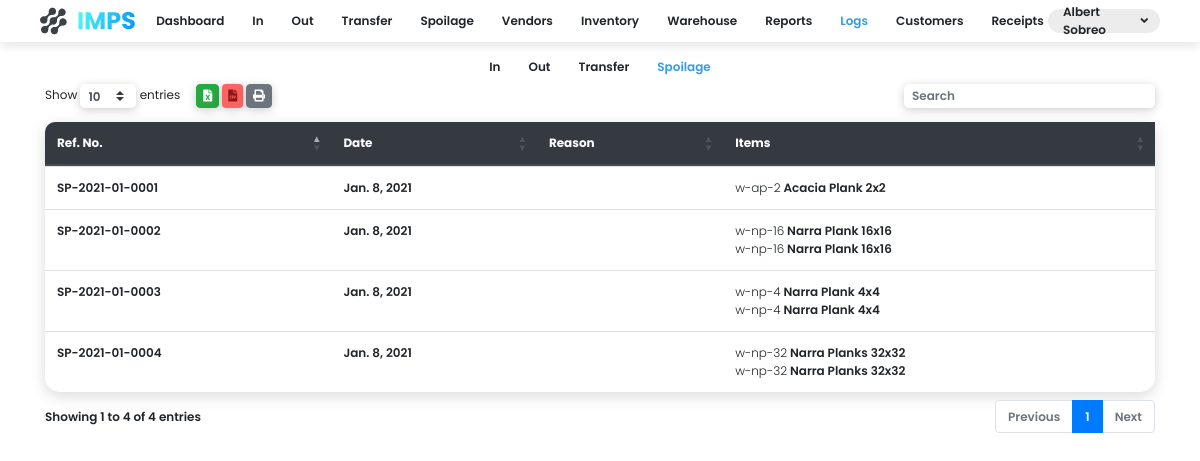
Before: /logs/spoilage/ (signed in) with the older database file.
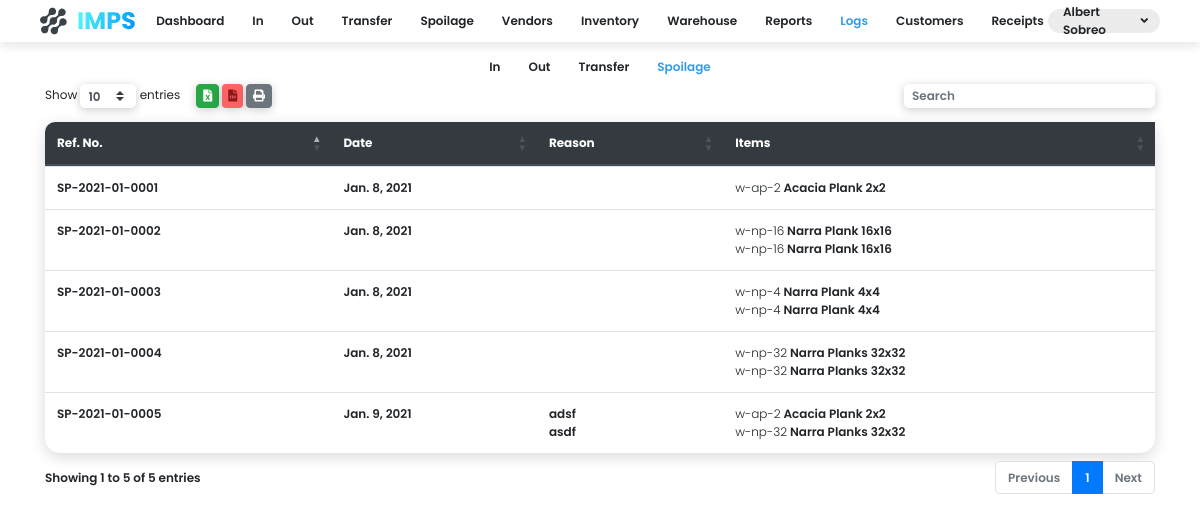
After: the same page with the newer database file.
### app/models.py (models this page shows, shortened)
class Spoilage(models.Model):
    ref_id = models.CharField(max_length=255)
    date = models.DateField()

class Spoilage_Item(models.Model):
    product = models.ForeignKey(Product, on_delete=models.CASCADE)
    spoilage = models.ForeignKey(Spoilage, on_delete=models.CASCADE)
    remaining = models.IntegerField()
    spoilage_quantity = models.IntegerField()
    reason = models.TextField()

class Product(models.Model):
    code = models.CharField(max_length=255)
    name = models.CharField(max_length=255)
    description = models.TextField(null=True, blank=True)
    quantity = models.IntegerField()
    turnover = models.DecimalField(max_digits=3, decimal_places=2, null=True, blank=True)
    warehouse = models.ForeignKey(Warehouse, on_delete=models.CASCADE, null=True, blank=True)

### app/views/logs.py (the view)
# urls.py: path('logs/spoilage/', views.spoilageLogsView),
def spoilageLogsView(request):
    if request.session.is_empty():
        return redirect('/login/')
    context = {
        'spoils': Spoilage.objects.all(),
        'me': User.objects.select_related().get(login__username=request.session.get('username')),
    }
    return render(request, 'logs_spoilage.html', context)

### templates/logs_spoilage.html (shortened to what this page needs)
<!DOCTYPE html>
<html lang="en">
<head>
    <link rel="stylesheet" href="https://cdn.jsdelivr.net/npm/bootstrap@4.5.3/dist/css/bootstrap.min.css">
    <link rel="stylesheet" href="https://cdnjs.cloudflare.com/ajax/libs/twitter-bootstrap/4.5.2/css/bootstrap.css">
    <link rel="stylesheet" href="https://cdn.datatables.net/buttons/1.6.5/css/buttons.dataTables.min.css">
    <link rel="stylesheet" href="https://cdn.datatables.net/1.10.22/css/dataTables.bootstrap4.min.css">
    <link rel="stylesheet" href="/static/css/style.css">
    <link rel="stylesheet" href="https://use.fontawesome.com/releases/v5.15.1/css/all.css">
</head>
<body>
    <body class="font-size-12">
      <div class="c-nav d-flex font-w-600 mb-3">
        <div class="c-nav-item justify-content-start">
          <img src="/static/media/Group 117.svg" class="logo">
        </div>
        <div class="justify-content-center c-nav-links">
            <div onclick="location.href='#'">Dashboard</div>
            <div onclick="location.href='/in'">In</div>
            <div onclick="location.href='/out'">Out</div>
            <div onclick="location.href='#'">Transfer</div>
            <div onclick="location.href='#'">Spoilage</div>
            <div onclick="location.href='#'">Vendors</div>
            <div onclick="location.href='/inventory-page'">Inventory</div>
            <div onclick="location.href='/'">Warehouse</div>
            <div onclick="location.href='#'">Reports</div>
            <div onclick="location.href='/logs/in'" class="active">Logs</div>
            <div onclick="location.href='#'">Customers</div>
            <div onclick="location.href='#'">Receipts</div>
        </div>
        <div class="c-nav-item justify-content-end dropdown">
          <div class="nav-name" data-toggle="dropdown">
            <span>{{me.first_name}} {{me.last_name}}</span> <i class="fas fa-angle-down ml-1"></i>
          </div>
        </div>
      </div>
      <div class="d-flex font-w-600 mb-2 justify-content-center">
        <div class="justify-content-center c-nav-links">
            <div onclick="location.href='/logs/in'">In</div>
            <div onclick="location.href='/logs/out'">Out</div>
            <div onclick="location.href='/logs/transfer'">Transfer</div>
            <div onclick="location.href='/logs/spoilage'" class="active">Spoilage</div>
        </div>
        </div>
        <div class="container font-w-600">
            <table id="table" class="table box-shadow-medium b-tl-radius-10 b-tr-radius-10">
                <thead class="thead-dark">
                <tr class="">
                    <th class="b-tl-radius-10" style="border-top: 0px;">Ref. No.</th>
                    <th style="border-top: 0px;">Date</th>
                    <th style="border-top: 0px;">Reason</th>
                    <th style="border-top: 0px;">Items</th>
                </tr>
                </thead>
                <tbody>
                {%for spoilage in spoils.all%}
                <tr>
                    <td>{{spoilage.ref_id}}</td>
                    <td>{{spoilage.date}}</td>
                    <td>
                      {%for reason in spoilage.spoilage_item_set.all%}
                      <span>{{reason.reason}}</span><br/>
                      {%endfor%}
                    </td>
                    <td>
                      {%for item in spoilage.spoilage_item_set.all%}
                      <span class="font-w-300">{{item.product.code}}</span> <span>{{item.product.name}}</span><br/>
                      {%endfor%}
                    </td>
                </tr>
                {%endfor%}
                </tbody>
            </table>
        </div>
</body>
</html>

Changed rows visible on the page:
added Spoilage: ref_id "SP-2021-01-0005", date "Jan. 9, 2021"
added Spoilage_Item: reason "adsf", product.code "w-ap-2", product.name "Acacia Plank 2x2"
added Spoilage_Item: reason "asdf", product.code "w-np-32", product.name "Narra Planks 32x32"
Other visible differences:
text written by a page script: "Show entries Showing 1 to 4 of 4 entries Previous 1 Next" → "Show entries Showing 1 to 5 of 5 entries Previous 1 Next"
